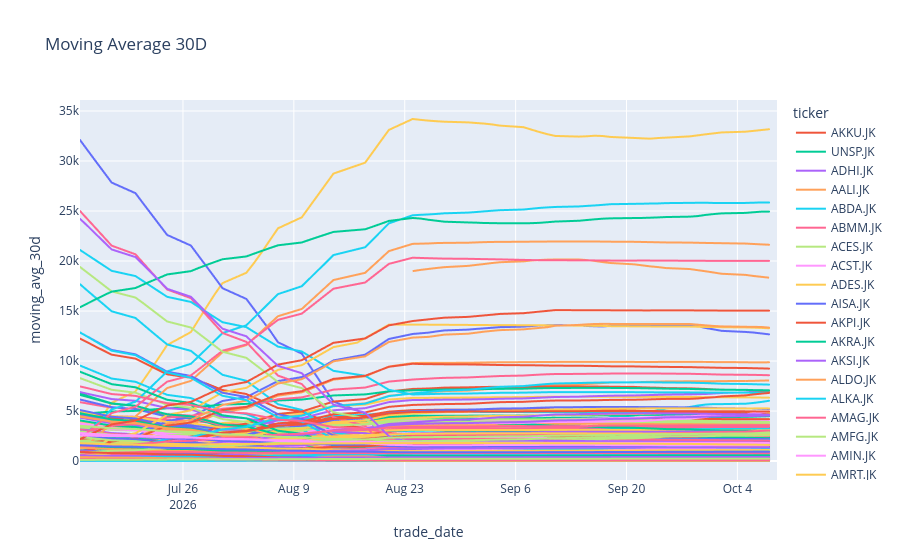

The code cell stored with this chart in its notebook:
### Code cell
fig = px.line(
    full_data,
    x="trade_date",
    y="moving_avg_30d",
    color="ticker",
    title="Moving Average 30D"
)

fig.show()
